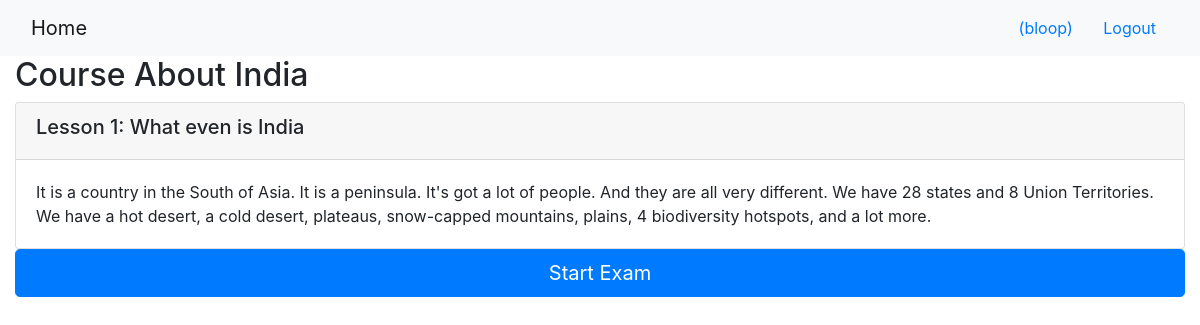
The app's page /onlinecourse/2/ (signed in) with its own data.
### onlinecourse/models.py (models this page shows, shortened)
class Course(models.Model):
    name = models.CharField(null=False, max_length=30, default='online course')
    image = models.ImageField(upload_to='course_images/')
    description = models.CharField(max_length=1000)
    pub_date = models.DateField(null=True)
    instructors = models.ManyToManyField(Instructor)
    users = models.ManyToManyField(settings.AUTH_USER_MODEL, through='Enrollment')
    total_enrollment = models.IntegerField(default=0)
    is_enrolled = False

class Lesson(models.Model):
    title = models.CharField(max_length=200, default="title")
    order = models.IntegerField(default=0)
    course = models.ForeignKey(Course, on_delete=models.CASCADE)
    content = models.TextField()

### onlinecourse/views.py (the view)
# urls.py: path('<int:pk>/', views.CourseDetailView.as_view(), name='course_details'),
class CourseDetailView(generic.DetailView):
    model = Course
    template_name = 'onlinecourse/course_detail_bootstrap.html'
    def get_context_data(self, **kwargs):
        context = super().get_context_data(**kwargs)
        current_course = kwargs['object']
        questions = [q for lesson in current_course.lesson_set.all() for q in lesson.question_set.all() if q]
        choices = [c for q in questions for c in q.choice_set.all() if c]
        context['question_list'] = zip(range(1,1+len(questions)),questions)
        return context

### onlinecourse/models.py (called while the page is built)
    def __str__(self):
       return self.question_text

### onlinecourse/templates/onlinecourse/course_detail_bootstrap.html (shortened to what this page needs)
<!DOCTYPE html>
<html lang="en">
<head>
     {% load static %}
    <link rel="stylesheet" href="https://maxcdn.bootstrapcdn.com/bootstrap/4.5.2/css/bootstrap.min.css">
</head>
<body>
    <nav class="navbar navbar-light bg-light">
        <div class="container-fluid">
            <div class="navbar-header">
                  <a class="navbar-brand" href="{% url 'onlinecourse:index' %}">Home</a>
            </div>
            <ul class="nav navbar-nav navbar-right">
                {% if user.is_authenticated %}
                <li>
                    <a class="btn btn-link" href="#">{{ user.first_name }}({{ user.username }})</a>
                    <a class="btn btn-link" href="{% url 'onlinecourse:logout' %}">Logout</a>
                </li>
                {% endif %}
            </ul>
        </div>
    </nav>
    <div class="container-fluid">
            <h2>{{ course.name }}</h2>
            <div class="card-columns-vertical">
                {% for lesson in course.lesson_set.all %}
                    <div class="card mt-1">
                        <div class="card-header"><h5>Lesson {{lesson.order|add:1}}: {{lesson.title}}</h5></div>
                        <div class="card-body">{{lesson.content}}</div>
                    </div>
                {% endfor %}
            </div>
            {% if user.is_authenticated %}
            <button data-toggle="collapse" data-target="#exam" class="btn btn-primary btn-lg btn-block">Start Exam</button>
            {% endif %}
    </div>
</body>
</html>

### records on screen
Course: name "Course About India"
Lesson: order|add "1", title "What even is India", content "It is a country in the South of Asia. It is a peninsula. It's got a lot of people. And they are all very different. We have 28 states and 8 Union Territories. We have a hot desert, a cold desert, plateaus, snow-capped mountains, plains, 4 biodiversity hotspots, and a lot more."

### other values on screen
{{ user.username }} "bloop"
